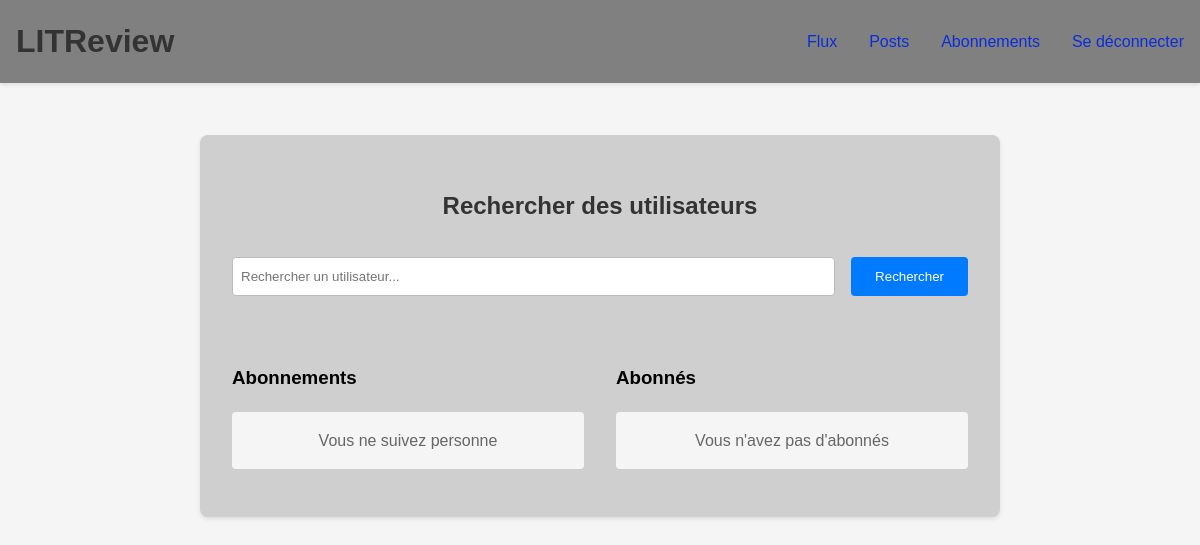
The page /subscriptions/ (signed in) on the database as committed earlier.
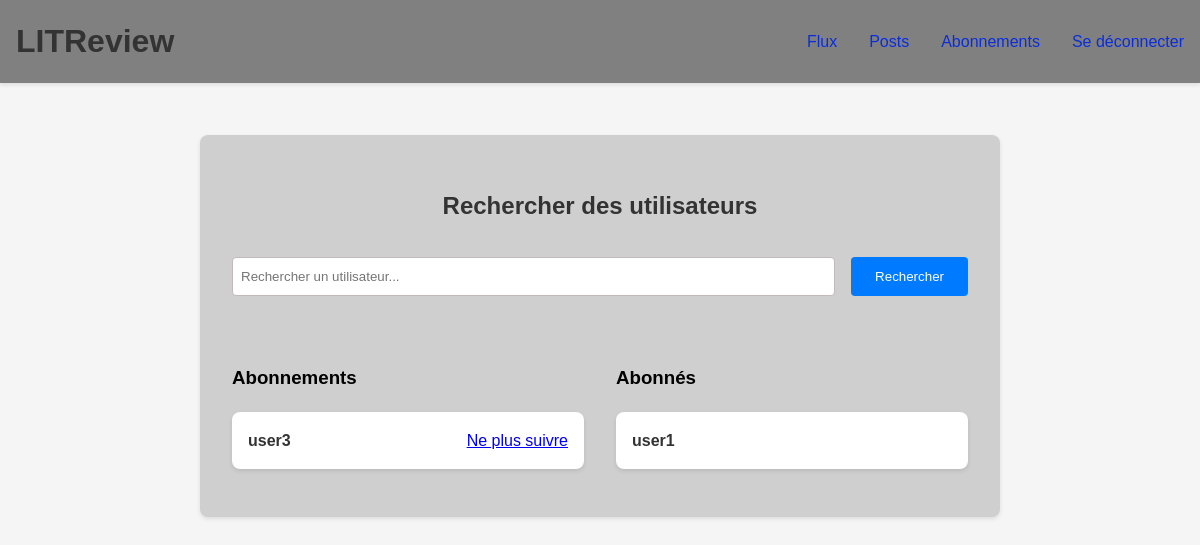
The same page on the database as committed later.
### func/models.py (models this page shows, shortened)
class UserFollows(models.Model):
    user = models.ForeignKey(
        to=settings.AUTH_USER_MODEL,
        on_delete=models.CASCADE,
        related_name='following'
    )
    followed_user = models.ForeignKey(
        to=settings.AUTH_USER_MODEL,
        on_delete=models.CASCADE,
        related_name='followed_by'
    )
    created_at = models.DateTimeField(default=timezone.now)
    class Meta:
        unique_together = ('user', 'followed_user')
        ordering = ['-created_at']
        verbose_name = 'Abonnement'
        verbose_name_plural = 'Abonnements'

### authe/models.py (models this page shows, shortened)
class User(AbstractUser):
    email = models.EmailField(blank=True)  # champs 'email' optionnel avec (blank=True)
    class Meta:
        verbose_name = 'User'
        verbose_name_plural = 'Users'

### func/views.py (the view, shortened to what this page needs)
# urls.py: path('subscriptions/', subscriptions, name='subscriptions'),
@login_required(login_url='login')
def subscriptions(request):
    form = UserSearchForm(request.POST or None)
    search_results = []
    following = UserFollows.objects.filter(user=request.user)
    followers = UserFollows.objects.filter(followed_user=request.user)
    context = {
        'form': form,
        'search_results': search_results,
        'following': following,
        'followers': followers,
    }
    return render(request, 'func/subscriptions.html', context)

### func/forms.py
class UserSearchForm(forms.Form):
    username = forms.CharField(
        max_length=150,
        required=True,
        widget=forms.TextInput(attrs={
            'class': 'form-control',
            'placeholder': 'Rechercher un utilisateur...'
        })
    )

### templates/func/subscriptions.html (shortened to what this page needs)
{% extends 'base.html' %}
{% block content %}
<div class="review-container">
    <div class="subscriptions-container">
        <div class="search-section">
            <h2 class="page-title">Rechercher des utilisateurs</h2>
            <form method="post" class="search-form">
                <div class="form-group search-box">
                    {{ form.username }}
                    <button type="submit" class="btn-submit">Rechercher</button>
                </div>
            </form>
        </div>
        <div class="subscriptions-grid">
            <div class="following-section">
                <h3>Abonnements</h3>
                <div class="users-list">
                    {% for follow in following %}
                        <div class="user-card">
                            <span class="username">{{ follow.followed_user.username }}</span>
                            <a href="{% url 'unfollow_user' follow.followed_user.id %}" class="btn-action btn-delete">
                                Ne plus suivre
                            </a>
                        </div>
                    {% empty %}
                        <p class="no-users">Vous ne suivez personne</p>
                    {% endfor %}
                </div>
            </div>
            <div class="followers-section">
                <h3>Abonnés</h3>
                <div class="users-list">
                    {% for follower in followers %}
                        <div class="user-card">
                            <span class="username">{{ follower.user.username }}</span>
                        </div>
                    {% empty %}
                        <p class="no-users">Vous n'avez pas d'abonnés</p>
                    {% endfor %}
                </div>
            </div>
        </div>
    </div>
</div>
{% endblock %}

Rows that differ between the two databases and show on the page:
added UserFollows: followed_user.username "user3", shown under "Abonnements"
added UserFollows: user.username "user1", shown under "Abonnés"
Other text that changed with them:
text no longer shown: "Vous ne suivez personne Vous n'avez pas d'abonnés"
